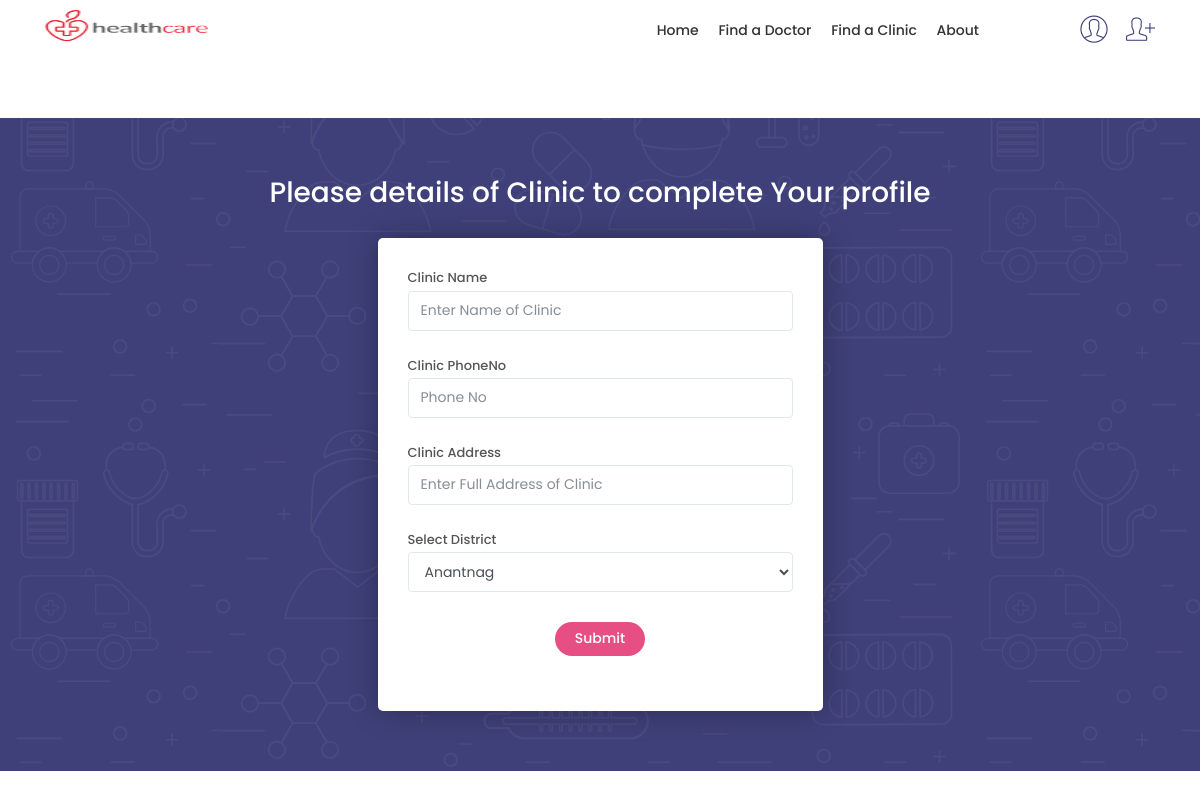
/registerclinic.php?email=user8@gmail.com, run on an earlier commit of the app's database.
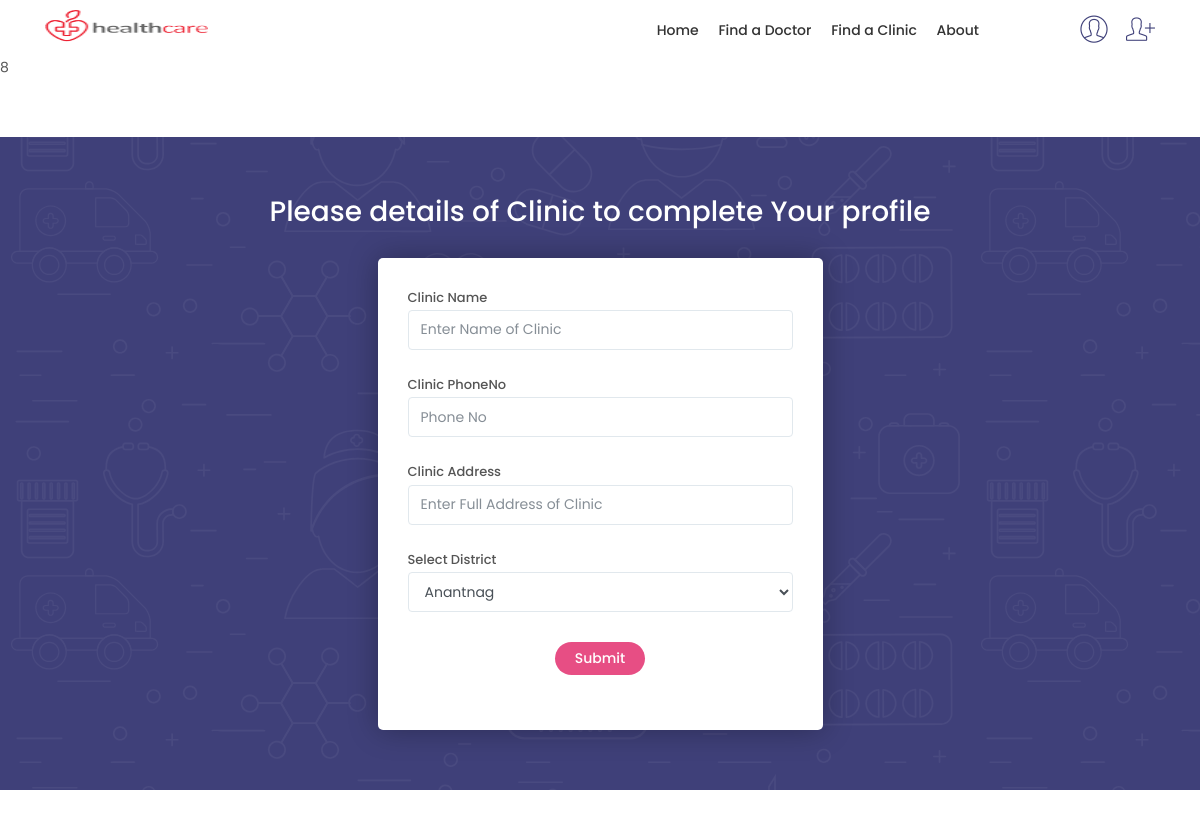
And on a later commit of the database.
### tables this page shows
CREATE TABLE IF NOT EXISTS `tb_user` (
  `user_id` int(11) NOT NULL AUTO_INCREMENT,
  `user_name` varchar(32) DEFAULT NULL,
  `user_email` varchar(64) NOT NULL,
  `user_password` varchar(36) NOT NULL,
  `hash` varchar(32) DEFAULT NULL,
  `user_phone` varchar(10) DEFAULT NULL,
  `dob` date DEFAULT NULL,
  `user_type` char(1) DEFAULT NULL,
  `active` tinyint(1) NOT NULL DEFAULT '0',
  `photo` blob,
  `gender` enum('Male','Female','Other','') DEFAULT NULL,
  `address` varchar(255) DEFAULT NULL,
  `district` varchar(16) DEFAULT NULL,
  `pincode` char(6) DEFAULT NULL,
  PRIMARY KEY (`user_id`)
);

### registerclinic.php (the view, shortened to what this page needs)
<?php
include("header.php");
include("config.php");
$user_email =  mysqli_real_escape_string($conn,$_GET['email']);
$idquery = "SELECT user_id from tb_user WHERE user_email='$user_email'";
   $result1=mysqli_query($conn,$idquery) or die ("Query to get data from firsttable failed: ".mysqli_error());
    $cdrow1=mysqli_fetch_array($result1);
    $clinic_id = $cdrow1['user_id'];
  echo($clinic_id);
?>
<html>
<main>
  <div class="bg_color_2">
    <div class="container margin_60_35"  id="register">
      <h1>Please details of Clinic to complete Your profile</h1>
      <div class="row justify-content-center">
        <div class="col-md-5">
          <form action="" method="POST">
            <div class="box_form">
              <div class="form-group">
                <label>Clinic Name </label>
                <input type="name" name ="name"class="form-control" placeholder="Enter Name of Clinic" />
              </div>
              <div class="form-group">
                <label>Clinic PhoneNo</label>
                <input type="phone_no" name ="phone_no" class="form-control" id="phone_no" placeholder="Phone No" />
              </div>
              <div class="form-group">
                <label>Clinic Address</label>
                <input type="address" name ="address" class="form-control" id="address" placeholder="Enter Full Address of Clinic" />
              </div>
              <label>Select District</label>
              <select id = "district" class="form-control" name ="district">
                <option value = "Anantnag">Anantnag</option>
              </select>
                <div class="form-group text-center add_top_30">
                  <input class="btn_1" type="submit" value="Submit" />
                </div>
              </form>
            </div>
          </div>
        </div>
      </div>
  </main>
</html>

### header.php (shortened to what this page needs)
	<?php
include('session.php');?>
		<!DOCTYPE html>
		<html lang="en">
		<head>
			<link href="./css/bootstrap.min.css" rel="stylesheet" />
			<link href="./css/style.css" rel="stylesheet" />
			<link href="./css/menu.css" rel="stylesheet" />
			<link href="./css/vendors.css" rel="stylesheet" />
			<link href="./css/icon_fonts/css/all_icons_min.css" rel="stylesheet" />
          <link href="./css/ratecss.css" rel="stylesheet">
		<meta http-equiv="Content-Type" content="text/html; charset=utf-8" /></head>
		<body>
			<header class="header_sticky">
				<div class="container">
					<div class="row">
						<div class="col-lg-3 col-6">
							<div id="logo_home">
								<h1><a href="index.php" title="TreatMe"> TreatMe</a></h1>
							</div>
						</div>
						<nav class="col-lg-9 col-6">
							<ul id="top_access">
								<li id="user">
										<?php
								if(isset($_SESSION['login_user']))
								{
									echo "<a href='welcome.php'> <figure> $imagepic </figure> <sub>$user</sub> </a>";
									$username = ($_SESSION['login_user']);
									echo "<li class='show-submenu'><a href='logout.php' tabindex='0'  class='show-submenu'><span class='glyphicon glyphicon-user'></span>Logout</a></li>";
								}
								else
								{
									echo '<li><a href="./login.php" onclick="restack(currentStack)" title="Login"><i class="pe-7s-user"></i></a></li>';
									echo '<li><a href="./register.php" onclick="restack(currentStack)" title="Register Here"><i class="pe-7s-add-user"></i></a></li>';
								}
							?>
								</li>
							</ul>
							<div class="main-menu">
								<ul>
									<li class="menu">
										<a href="index.php" class="show-submenu">Home<i class="menu"></i></a>
									</li>
									<li class="menu">
										<a href="./list.php" class="show-submenu">Find a Doctor<i class="menu"></i></a>
									</li>
									<li class="menu">
										<a href="./list.php?radio_search=clinic" class="show-submenu">Find a Clinic<i class="menu"></i></a>
									</li>
									<li class="menu">
										<a href="./about.php" class="show-submenu">About<i class="menu"></i></a>
									</li>
								</ul>
							</div>
						</nav>
					</div>
				</div>
			</header>

### css/style.css (style rules this page uses)
a,a:focus,a:hover { text-decoration:none;outline:0 }
.main_title_3,.main_title_3 h3,main { position:relative }
html * { -webkit-font-smoothing:antialiased;-moz-osx-font-smoothing:grayscale }
body { background:#fff;font-size:14px;font-size:.875rem;line-height:1.4;font-family:Poppins,Helvetica,sans-serif;color:#555 }
main { background:#f5f8fa;z-index:1 }
h1,h2,h3,h4,h5,h6 { color:#333 }
ol,ul { list-style:none;margin:0 0 25px;padding:0 }
a { color:#e74e84;-moz-transition:all .5s ease-in-out;-o-transition:all .5s ease-in-out;-webkit-transition:all .5s ease-in-out;-ms-transition:all .5s ease-in-out;transition:all .5s ease-in-out }
.btn_1,a.btn_1,header.header_sticky { -moz-transition:all .3s ease-in-out;-o-transition:all .3s ease-in-out;-webkit-transition:all .3s ease-in-out;-ms-transition:all .3s ease-in-out }
.btn_1,a.btn_1 { border:none;color:#fff;background:#e74e84;cursor:pointer;padding:7px 20px;display:inline-block;outline:0;font-size:14px;font-size:.875rem;transition:all .3s ease-in-out;-webkit-border-radius:25px;-moz-border-radius:25px;-ms-border-radius:25px;border-radius:25px;font-weight:500 }
footer,header { background-color:#fff }
header { min-height:55px;padding:10px 0;border-bottom:1px solid transparent }
header.header_sticky { width:100%;z-index:999;position:relative;transition:all .3s ease-in-out }
ul#top_access { float:right;position:relative;top:3px;margin:-1px 0 0 }
ul#top_access li { display:inline-block;position:relative;padding:0;margin-left:15px }
ul#top_access li i { font-size:34px;font-size:2.125rem }
ul#top_access li a { color:#3f4079 }
ul#top_access li#user { position:relative;padding:10px 0 0 60px;font-weight:500 }
#logo_home h1 { margin:0;padding:0;line-height:1 }
#logo_home h1 a { width:163px;height:36px;display:block;background:url(../img/logo.png) no-repeat;background-size:163px 36px;text-indent:-9999px }
.box_form,.box_profile { -webkit-border-radius:5px;-moz-border-radius:5px;-ms-border-radius:5px }
#cookie-bar,#login h1,#login-2 h1,#pass-info,#register h1,#toTop,.box_badges,.divider,.profile ul.statistic li { text-align:center }
#register { margin:60px auto;color:#fff }
#register h1 { font-size:28px;font-size:1.75rem;margin:0 0 30px;color:#fff }
.bg_color_1,.box_form { background-color:#fff }
.bg_color_2 { background:url(../img/hero_bg_1.svg) fixed #3f4079 }
.form-control { font-size:14px;font-size:.875rem;min-height:40px;border-color:#e1e8ed }
.box_form { padding:30px;border-radius:5px;-webkit-box-shadow:0 0 30px 0 rgba(0,0,0,.3);-moz-box-shadow:0 0 30px 0 rgba(0,0,0,.3);box-shadow:0 0 30px 0 rgba(0,0,0,.3);margin-bottom:25px;color:#555 }
.box_form label { font-weight:500;font-size:13px;font-size:.8125rem;margin-bottom:3px }
.box_form .form-group { margin-bottom:25px }
.add_top_30 { margin-top:30px }
.margin_60_35 { padding-top:60px;padding-bottom:35px }

### css/menu.css (style rules this page uses)
.main-menu { position:relative;z-index:9;width:auto;top:11px;float:right;-moz-transition:all .3s ease-in-out;-o-transition:all .3s ease-in-out;-webkit-transition:all .3s ease-in-out;-ms-transition:all .3s ease-in-out;transition:all .3s ease-in-out }
.main-menu ul,.main-menu ul li { position:relative;margin:0;padding:0 }
.main-menu ul a,.main-menu ul li a { position:relative;margin:0;display:block;padding:10px }
.main-menu>ul>li>a { color:#333;padding:0 8px 17px;font-size:14px;font-size:.875rem;font-weight:500 }
@media only screen and (min-width:992px) { .main-menu { width:auto } }
@media only screen and (min-width:992px) { .main-menu a { white-space:nowrap } }
@media only screen and (min-width:992px) { .main-menu ul li { display:inline-block } }

What changed in the data, as far as the page shows it:
now on this page (row edited): tb_user: user_id "8"
